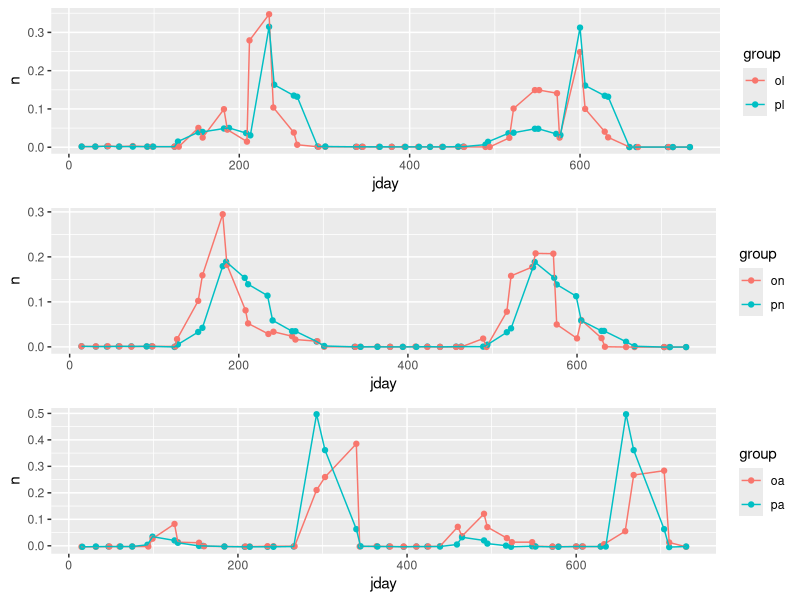

Write the R code that produced this figure.
# plots digitized using https://apps.automeris.io/wpd/
# .tar files can be loaded there to edit digitization

library(tidyverse)

pl <- read_csv("data-raw/ogden2005/make_ogden_fig4/predicted_larvae.csv",
  col_names = c("jday", "n")
) %>% mutate(group = "pl")
pn <- read_csv("data-raw/ogden2005/make_ogden_fig4/predicted_nymphs.csv",
  col_names = c("jday", "n")
) %>% mutate(group = "pn")
pa <- read_csv("data-raw/ogden2005/make_ogden_fig4/predicted_adults.csv",
  col_names = c("jday", "n")
) %>% mutate(group = "pa")
ol <- read_csv("data-raw/ogden2005/make_ogden_fig4/observed_larvae.csv",
  col_names = c("jday", "n")
) %>% mutate(group = "ol")
on <- read_csv("data-raw/ogden2005/make_ogden_fig4/observed_nymphs.csv",
  col_names = c("jday", "n")
) %>% mutate(group = "on")
oa <- read_csv("data-raw/ogden2005/make_ogden_fig4/observed_adults.csv",
  col_names = c("jday", "n")
) %>% mutate(group = "oa")

# merge all data
df <- rbind(pl, pn, pa, ol, on, oa) %>%
  arrange(jday, group) %>%
  # It looks like Ogden Fig 4 only uses the population values from the model on
  # days where there was field sampling -- we should do the same.
  mutate(jday = round(jday))

# recreate fig 4 plots to make sure they were digitized correctly
fig4a <- df %>%
  filter(group %in% c("ol", "pl")) %>%
  ggplot(aes(jday, n, color = group)) +
  geom_point() +
  geom_line()

fig4b <- df %>%
  filter(group %in% c("on", "pn")) %>%
  ggplot(aes(jday, n, color = group)) +
  geom_point() +
  geom_line()

fig4c <- df %>%
  filter(group %in% c("oa", "pa")) %>%
  ggplot(aes(jday, n, color = group)) +
  geom_point() +
  geom_line()

fig4 <- gridExtra::grid.arrange(fig4a, fig4b, fig4c)
